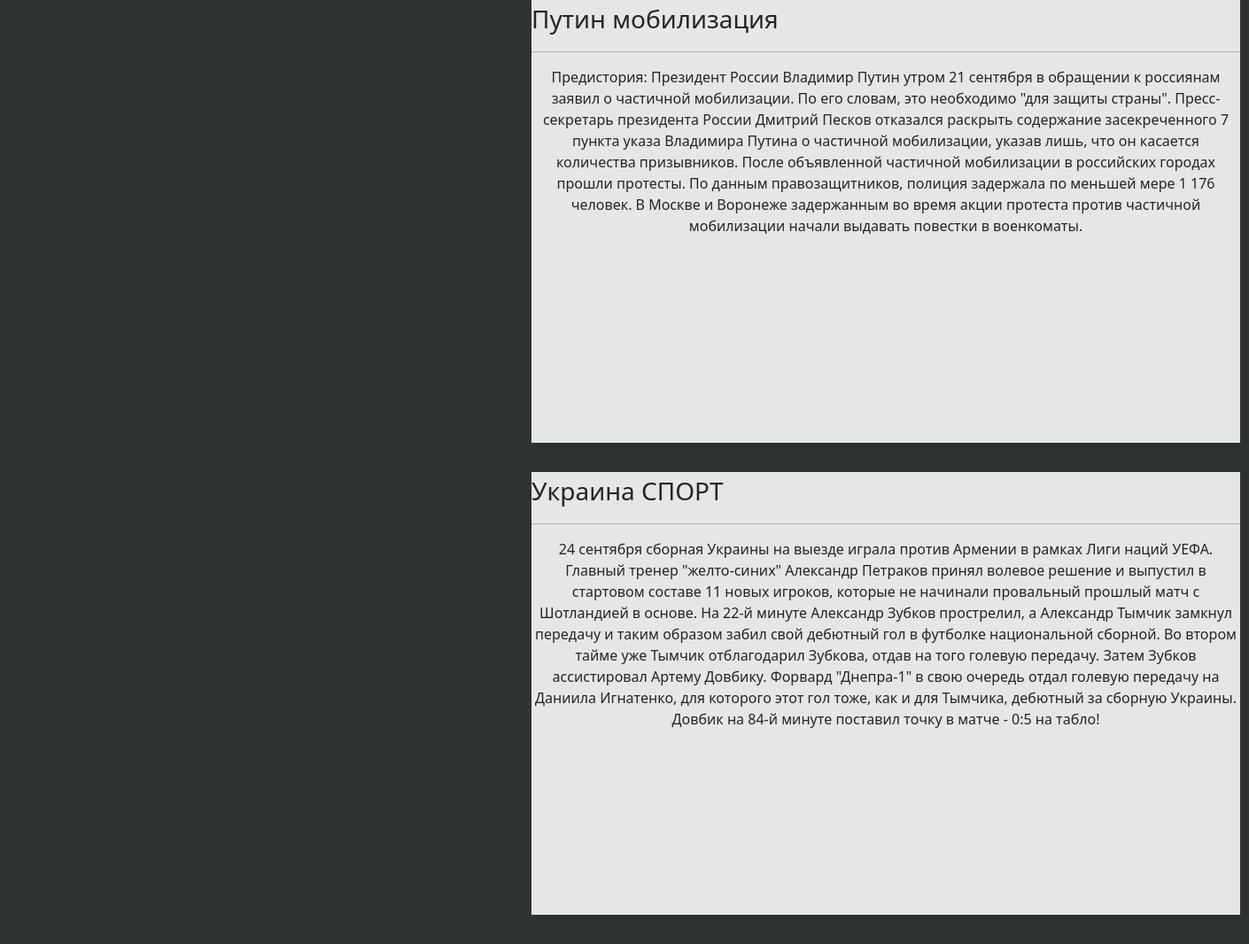
The app's page /novosti/ with its own data.
### news/models.py (models this page shows, shortened)
class News(models.Model):
    name = models.CharField(max_length=200)
    text = models.TextField()
    class Meta:
        verbose_name = "Новость"
        verbose_name_plural = "Новости"

### news/views.py (the view)
# urls.py: path("novosti/", news_number_2)
def news_number_2(request):
    news = News.objects.all()
    return render(request, "news.html", {'news': news})

### templates/news.html (shortened to what this page needs)
{%load static%}
<!DOCTYPE html>
<html lang="en">
<head>
    <link rel="stylesheet" href="https://cdn.jsdelivr.net/npm/bootstrap@5.2.0/dist/css/bootstrap.min.css">
    <link rel="stylesheet" href="{%static 'style.css'%}">
</head>
<body class="gh">
{%for i in news%}
<div class="background" align="center">
      <div class="modal-header border-bottom-0">
        <h3 class="modal-title" align="center">{{i.name}}</h3>
      </div>
    <hr>
      <div class="modal-body py-0">
        <p align="center">{{i.text}}</p>
      </div>
</div>
<hr>
{%endfor%}
</body>
</html>

### static/style.css (style rules this page uses)
.background { background-color: #e6e6e6; width:800px; height:500px; margin-left:600px; border-style: 2px; }
.gh { background-color:#2E332F; }

### records on screen
News: name "Путин мобилизация", text "Предистория: Президент России Владимир Путин утром 21 сентября в обращении к россиянам заявил о частичной мобилизации. По его словам, это необходимо \"для защиты страны\". Пресс-секретарь президента России Дмитрий Песков отказался раскрыть содержание засекреченного 7 пункта указа Владимира Путина о частичной мобилизации, указав лишь, что он касается количества призывников. После объявленной частичной мобилизации в российских городах прошли протесты. По данным правозащитников, полиция задержала по меньшей мере 1 176 человек. В Москве и Воронеже задержанным во время акции протеста против частичной мобилизации начали выдавать повестки в военкоматы."
News: name "Украина СПОРТ", text "24 сентября сборная Украины на выезде играла против Армении в рамках Лиги наций УЕФА. Главный тренер \"желто-синих\" Александр Петраков принял волевое решение и выпустил в стартовом составе 11 новых игроков, которые не начинали провальный прошлый матч с Шотландией в основе. На 22-й минуте Александр Зубков прострелил, а Александр Тымчик замкнул передачу и таким образом забил свой дебютный гол в футболке национальной сборной. Во втором тайме уже Тымчик отблагодарил Зубкова, отдав на того голевую передачу. Затем Зубков ассистировал Артему Довбику. Форвард \"Днепра-1\" в свою очередь отдал голевую передачу на Даниила Игнатенко, для которого этот гол тоже, как и для Тымчика, дебютный за сборную…"
